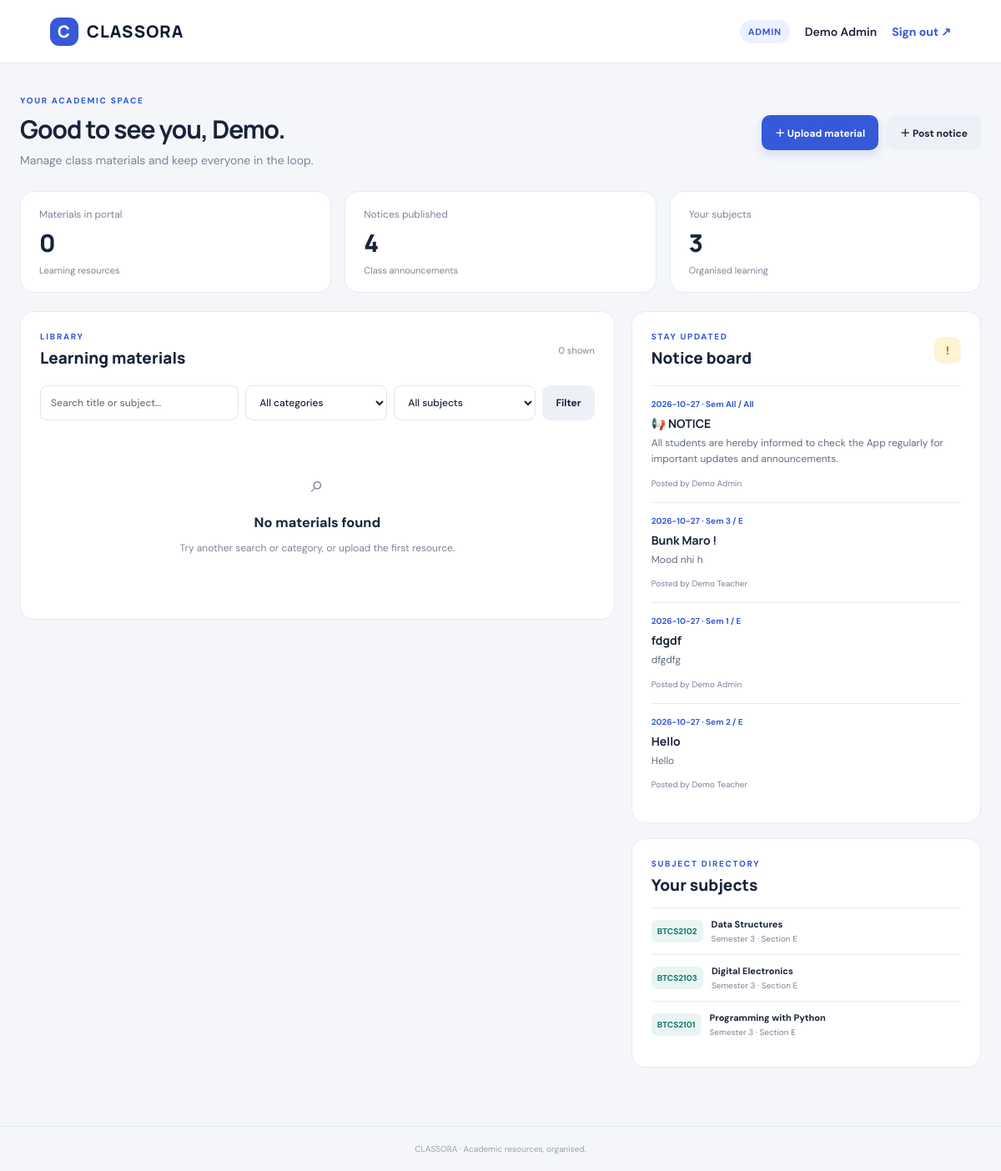
Screenshot of / (signed in) with the database file from the repository.
### tables this page shows
CREATE TABLE users (
            id INTEGER PRIMARY KEY AUTOINCREMENT,
            name TEXT NOT NULL,
            email TEXT NOT NULL UNIQUE,
            password_hash TEXT NOT NULL,
            role TEXT NOT NULL CHECK(role IN ('teacher','student','admin')),
            semester TEXT NOT NULL DEFAULT '3',
            section TEXT NOT NULL DEFAULT 'E'
        );

CREATE TABLE notices (
            id INTEGER PRIMARY KEY AUTOINCREMENT,
            title TEXT NOT NULL,
            body TEXT NOT NULL,
            semester TEXT NOT NULL,
            section TEXT NOT NULL,
            posted_by INTEGER NOT NULL,
            created_at TEXT NOT NULL DEFAULT CURRENT_TIMESTAMP,
            FOREIGN KEY(posted_by) REFERENCES users(id)
        );

CREATE TABLE subjects (
            id INTEGER PRIMARY KEY AUTOINCREMENT,
            name TEXT NOT NULL,
            code TEXT NOT NULL UNIQUE,
            semester TEXT NOT NULL,
            section TEXT NOT NULL,
            teacher_id INTEGER,
            FOREIGN KEY(teacher_id) REFERENCES users(id)
        );

### app.py (the view)
@app.route("/")
def index():
    user = current_user()
    if not user:
        return redirect(url_for("login"))
    search = request.args.get("q", "").strip()[:100]
    category = request.args.get("category", "")
    subject_id = request.args.get("subject", "")
    if category not in CATEGORIES:
        category = ""
    materials = list_materials(user, search, category, subject_id)
    notices = list_notices(user)
    subjects = list_subjects(user)
    with connect() as db:
        if user["role"] == "student":
            material_count = db.execute(
                "SELECT COUNT(*) FROM materials WHERE semester=? AND section=?",
                (user["semester"], user["section"])
            ).fetchone()[0]
            notice_count = db.execute(
                """SELECT COUNT(*) FROM notices
                   WHERE (semester=? OR semester='All') AND (section=? OR section='All')""",
                (user["semester"], user["section"])
            ).fetchone()[0]
        else:
            material_count = db.execute("SELECT COUNT(*) FROM materials").fetchone()[0]
            notice_count = db.execute("SELECT COUNT(*) FROM notices").fetchone()[0]
    return render_template(
        "dashboard.html", materials=materials, notices=notices, subjects=subjects,
        search=search, selected_category=category, selected_subject=subject_id,
        material_count=material_count, notice_count=notice_count,
        subject_count=len(subjects), subject_view=None, folder_counts={},
        categories=CATEGORIES
    )

### templates/dashboard.html (shortened to what this page needs)
{% extends "base.html" %}
{% block content %}
{% if current_user['role'] == 'student' %}
<section class="welcome">
  <div>
    <div class="eyebrow">{% if subject_view %}SUBJECT LIBRARY{% else %}YOUR ACADEMIC SPACE{% endif %}</div>
    <h1>{% if subject_view %}{{ subject_view['name'] }}{% else %}Good to see you, {{ current_user['name'].split()[0] }}.{% endif %}</h1>
    <p class="muted">Semester {{ current_user['semester'] }} · Section {{ current_user['section'] }}{% if subject_view %} · {{ subject_view['code'] }}{% endif %}</p>
  </div>
  {% if subject_view %}<a class="btn secondary" href="{{ url_for('index') }}">← All subjects</a>{% endif %}
</section>
{% if not subject_view %}
<div class="student-summary">
  <div><span class="stat-label">Available subjects</span><b>{{ subject_count }}</b><span class="stat-foot">Your semester and section</span></div>
  <div><span class="stat-label">Learning materials</span><b>{{ material_count }}</b><span class="stat-foot">Across all your subjects</span></div>
  <div><span class="stat-label">Class notices</span><b>{{ notice_count }}</b><span class="stat-foot">Updates for your class</span></div>
</div>
<section class="panel student-subjects">
  <div class="section-head"><div><div class="eyebrow">SUBJECT DIRECTORY</div><h2>My subjects</h2></div><span class="count">{{ subjects|length }} subjects</span></div>
  {% if subjects %}
  <div class="subject-grid">
    {% for s in subjects %}
    <a class="subject-card" href="{{ url_for('subject_detail', subject_id=s['id']) }}">
      <div class="folder-illustration">📁</div>
      <div class="subject-card-code">{{ s['code'] }}</div>
      <h3>{{ s['name'] }}</h3>
      <p>Semester {{ s['semester'] }} · Section {{ s['section'] }}</p>
      <span class="open-folder">Open subject <span>↗</span></span>
    </a>
    {% endfor %}
  </div>
  {% else %}
  <div class="empty"><span>📚</span><h3>No subjects assigned yet</h3><p>Your subjects will appear here when they are added for your semester and section.</p></div>
  {% endif %}
</section>
<section class="panel student-notices">
  <div class="section-head"><div><div class="eyebrow">STAY UPDATED</div><h2>Notice board</h2></div><span class="notice-mark">!</span></div>
  {% if notices %}<div class="notice-grid">{% for n in notices %}<article class="notice-item"><div class="notice-meta">{{ n['created_at'][:10] }} · Sem {{ n['semester'] }} / {{ n['section'] }}</div><h3>{{ n['title'] }}</h3><p>{{ n['body'] }}</p><small>Posted by {{ n['author'] }}</small></article>{% endfor %}</div>{% else %}<div class="empty compact"><p>No notices yet.</p></div>{% endif %}
</section>
{% else %}
<section class="panel folder-section">
  <div class="section-head"><div><div class="eyebrow">SUBJECT FOLDERS</div><h2>{% if selected_category %}{{ selected_category }}{% else %}Browse materials{% endif %}</h2></div><span class="count">{{ material_count }} files in this subject</span></div>
  <div class="folder-grid">
    <a class="folder-card {% if not selected_category %}active{% endif %}" href="{{ url_for('subject_detail', subject_id=subject_view['id']) }}">
      <span class="folder-icon">🗂️</span><span class="folder-name">All materials</span><span class="folder-count">{{ material_count }} files</span>
    </a>
    {% for c in categories %}
    <a class="folder-card {% if selected_category==c %}active{% endif %}" href="{{ url_for('subject_detail', subject_id=subject_view['id'], category=c) }}">
      <span class="folder-icon">{% if c == 'Notes' %}📘{% elif c == 'Exam/Syllabus' %}📝{% elif c == 'Assignment' %}📄{% elif c == 'Project' %}🧩{% elif c == 'Practical/Lab' %}🧪{% else %}📁{% endif %}</span>
      <span class="folder-name">{{ c }}</span><span class="folder-count">{{ folder_counts[c] }} files</span>
    </a>
    {% endfor %}
  </div>
  <form class="filters folder-filters" method="get" action="{{ url_for('subject_detail', subject_id=subject_view['id']) }}">
    {% if selected_category %}<input type="hidden" name="category" value="{{ selected_category }}">{% endif %}
    <input name="q" value="{{ search }}" placeholder="Search inside this subject…">
    <button class="btn secondary" type="submit">Search</button>
    {% if search %}<a class="btn secondary" href="{{ url_for('subject_detail', subject_id=subject_view['id'], category=selected_category) if selected_category else url_for('subject_detail', subject_id=subject_view['id']) }}">Clear</a>{% endif %}
  </form>
  {% if materials %}
  <div class="material-list">
    {% for m in materials %}
    <article class="material"><div class="file-icon">↳</div><div class="material-info"><div class="material-top"><span class="category">{{ m['category'] }}</span><span class="date">{{ m['created_at'][:10] }}</span></div><h3>{{ m['title'] }}</h3>{% if m['description'] %}<p class="desc">{{ m['description'] }}</p>{% endif %}<small>{{ m['filename'] }} · Uploaded by {{ m['uploader'] }}</small></div><a class="download" href="{{ url_for('download', material_id=m['id']) }}" aria-label="Download {{ m['title'] }}">↓</a></article>
    {% endfor %}
  </div>
  {% else %}
  <div class="empty"><span>📂</span><h3>{% if selected_category %}This folder is empty{% else %}No materials uploaded yet{% endif %}</h3><p>When your teacher uploads resources for this subject, they will appear here.</p></div>
  {% endif %}
</section>
{% endif %}
{% else %}
<section class="welcome"><div><div class="eyebrow">YOUR ACADEMIC SPACE</div><h1>Good to see you, {{ current_user['name'].split()[0] }}.</h1><p class="muted">Manage class materials and keep everyone in the loop.</p></div><div class="actions"><a class="btn primary" href="{{ url_for('upload') }}">＋ Upload material</a><a class="btn secondary" href="{{ url_for('new_notice') }}">＋ Post notice</a></div></section>
<div class="stats"><div class="stat"><span class="stat-label">Materials in portal</span><b>{{ material_count }}</b><span class="stat-foot">Learning resources</span></div><div class="stat"><span class="stat-label">Notices published</span><b>{{ notice_count }}</b><span class="stat-foot">Class announcements</span></div><div class="stat"><span class="stat-label">Your subjects</span><b>{{ subject_count }}</b><span class="stat-foot">Organised learning</span></div></div>
<div class="dashboard-grid"><section class="panel resources"><div class="section-head"><div><div class="eyebrow">LIBRARY</div><h2>Learning materials</h2></div><span class="count">{{ materials|length }} shown</span></div>
<form class="filters" method="get"><input name="q" value="{{ search }}" placeholder="Search title or subject…"><select name="category"><option value="">All categories</option></select><select name="subject"><option value="">All subjects</option></select><button class="btn secondary" type="submit">Filter</button></form>
{% if materials %}<div class="material-list">{% for m in materials %}<article class="material"><div class="file-icon">↳</div><div class="material-info"><div class="material-top"><span class="category">{{ m['category'] }}</span><span class="date">{{ m['created_at'][:10] }}</span></div><h3>{{ m['title'] }}</h3><p>{{ m['subject_code'] }} · {{ m['subject_name'] }} · Sem {{ m['semester'] }} / {{ m['section'] }}</p>{% if m['description'] %}<p class="desc">{{ m['description'] }}</p>{% endif %}<small>Uploaded by {{ m['uploader'] }} · {{ m['filename'] }}</small></div><a class="download" href="{{ url_for('download', material_id=m['id']) }}" aria-label="Download {{ m['title'] }}">↓</a></article>{% endfor %}</div>{% else %}<div class="empty"><span>⌕</span><h3>No materials found</h3><p>Try another search or category, or upload the first resource.</p></div>{% endif %}</section>
<aside class="side-col"><section class="panel notices"><div class="section-head"><div><div class="eyebrow">STAY UPDATED</div><h2>Notice board</h2></div><span class="notice-mark">!</span></div>{% if notices %}{% for n in notices %}<article class="notice-item"><div class="notice-meta">{{ n['created_at'][:10] }} · Sem {{ n['semester'] }} / {{ n['section'] }}</div><h3>{{ n['title'] }}</h3><p>{{ n['body'] }}</p><small>Posted by {{ n['author'] }}</small></article>{% endfor %}{% else %}<div class="empty compact"><p>No notices yet.</p></div>{% endif %}</section>
<section class="panel subject-panel"><div class="eyebrow">SUBJECT DIRECTORY</div><h2>Your subjects</h2>{% for s in subjects %}<div class="subject-row"><span class="subject-code">{{ s['code'] }}</span><div><b>{{ s['name'] }}</b><small>Semester {{ s['semester'] }} · Section {{ s['section'] }}</small></div></div>{% endfor %}</section></aside></div>
{% endif %}
{% endblock %}

### templates/base.html
<!doctype html>
<html lang="en"><head><meta charset="utf-8"><meta name="viewport" content="width=device-width, initial-scale=1">
<title>{% block title %}CLASSORA{% endblock %}</title><link rel="stylesheet" href="{{ url_for('static', filename='style.css') }}"></head>
<body><nav class="nav"><a class="brand" href="{{ url_for('index') }}"><span class="brand-mark">C</span> CLASSORA</a>
{% if current_user %}<div class="nav-right"><span class="role">{{ current_user['role']|title }}</span><span class="nav-name">{{ current_user['name'] }}</span><a class="nav-link" href="{{ url_for('logout') }}">Sign out ↗</a></div>{% endif %}</nav>
<main class="wrap">{% with messages = get_flashed_messages(with_categories=true) %}{% if messages %}{% for category, message in messages %}<div class="flash {{ category }}">{{ message }}</div>{% endfor %}{% endif %}{% endwith %}
{% block content %}{% endblock %}</main><footer>CLASSORA · Academic resources, organised.</footer></body></html>

### rows the page displays
users: role "ADMIN", name "Demo Admin", name "Demo"
notices: created_at "2026-10-27", semester "All", section "All", title "📢 NOTICE", body "All students are hereby informed to check the App regularly for important updates and announcements.", author "Demo Admin"
notices: created_at "2026-10-27", semester "3", section "E", title "Bunk Maro !", body "Mood nhi h", author "Demo Teacher"
notices: created_at "2026-10-27", semester "1", section "E", title "fdgdf", body "dfgdfg", author "Demo Admin"
notices: created_at "2026-10-27", semester "2", section "E", title "Hello", body "Hello", author "Demo Teacher"
subjects: code "BTCS2102", name "Data Structures", semester "3", section "E"
subjects: code "BTCS2103", name "Digital Electronics", semester "3", section "E"
subjects: code "BTCS2101", name "Programming with Python", semester "3", section "E"

### other values shown
{{ material_count }} "0"
{{ notice_count }} "4"
{{ subject_count }} "3"
{{ materials|length }} "0"
